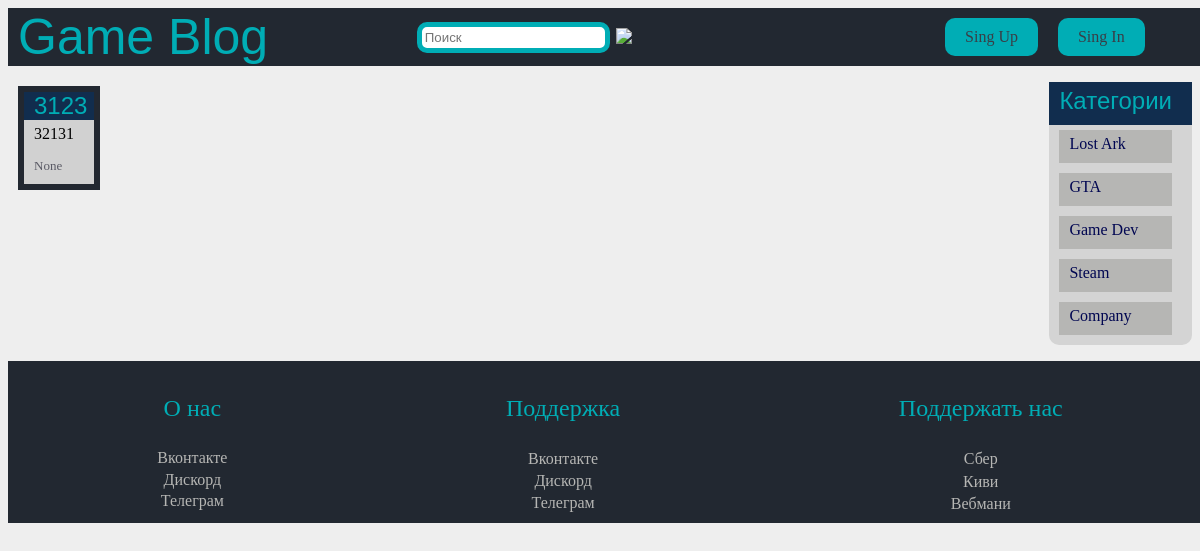
The app's page /article/1 with its own data.
### database.py (models this page shows)
class Article(db.Model):
    id = db.Column(db.Integer, primary_key=True, autoincrement=True)
    title = db.Column(db.String(70), nullable=True)
    body = db.Column(db.String(70), nullable=True, unique=True)
    date = db.Column(db.String(70), nullable=True)
    big = db.Column(db.Boolean, default=True)
    img = db.Column(db.Boolean, default=False)
    img_url = db.Column(db.String(70))
    author_id = db.Column(db.Integer, db.ForeignKey('users.id'))
    category_id = db.Column(db.Integer, db.ForeignKey('categories.id'))
    author = db.relationship('Users', backref=db.backref('articles', lazy=True))
    category = db.relationship('Categories', backref=db.backref('articles', lazy=True))

### app.py (the view)
@app.route('/article/<int:art>')
def article(art):
    article = Article.query.filter_by(id=art).first_or_404()
    return render_template('article.html', article=article, categories=categories)

### templates/article.html (shortened to what this page needs)
{% extends 'base.html' %}
{% block custom %}
    <link rel="stylesheet" href={{ url_for('static', filename='artical_Style.css') }}>
{% endblock %}
{% block content %}
    <article>
        <div class="head">
            {{ article.title }}
        </div>
        <div class="text-block">
            <div>{{ article.body }}</div>
        </div>
        <div class="footer">
            <div class="date">{{ article.date }}</div>
        </div>
    </article>
{% endblock %}

### static/style.css (style rules this page uses)
body { background-color: #EEEEEE; }
article { border: 6px solid #222831; margin: 20px 10px 10px 10px; display: block; background: rgba(91, 91, 91, 0.2); }
article .head { color: #00ADB5; padding-left: 10px; font-family: Calibri, sans-serif; font-size: x-large; background: #112D4E; }
article .text-block { display: block; padding: 5px 20px 10px 10px; font-size: medium; }
article .footer { display: flex; color: rgba(12, 12, 30, 0.6); font-size: small; padding: 5px 20px 10px 10px; }
article .footer .date { text-align: center; align-items: center; display: block; }

### records on screen
Article: title "3123", body "32131", date "None"

### other values on screen
{{ categoria.name }} "Lost Ark" "GTA" "Game Dev" "Steam" "Company"
